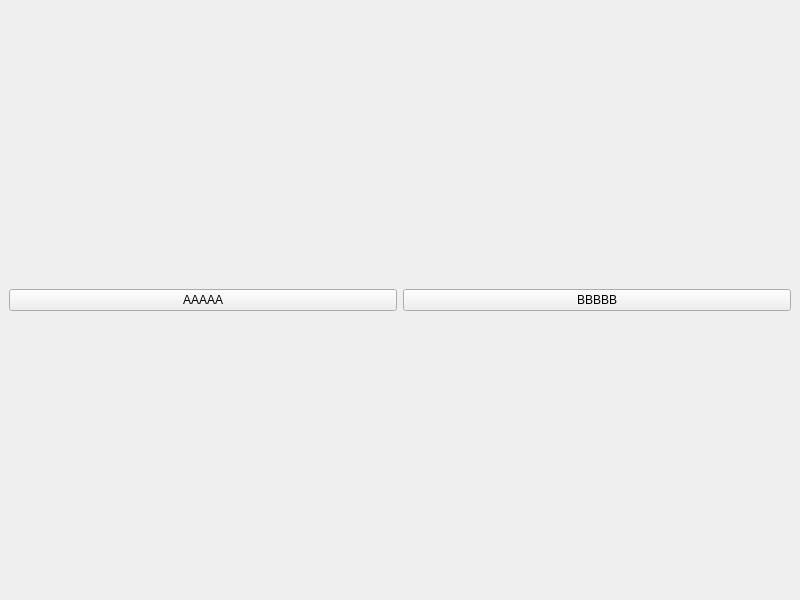
<?xml version="1.0" encoding="UTF-8"?>
<ui version="4.0">
 <class>MainWindow</class>
 <widget class="QMainWindow" name="MainWindow">
  <property name="geometry">
   <rect>
    <x>0</x>
    <y>0</y>
    <width>800</width>
    <height>600</height>
   </rect>
  </property>
  <property name="windowTitle">
   <string>MainWindow</string>
  </property>
  <widget class="QWidget" name="centralwidget">
   <layout class="QHBoxLayout" name="horizontalLayout_2">
    <item>
     <widget class="QPushButton" name="pushButton_2">
      <property name="text">
       <string>AAAAA</string>
      </property>
     </widget>
    </item>
    <item>
     <widget class="QPushButton" name="pushButton">
      <property name="text">
       <string>BBBBB</string>
      </property>
     </widget>
    </item>
   </layout>
  </widget>
 </widget>
 <resources/>
 <connections/>
</ui>
